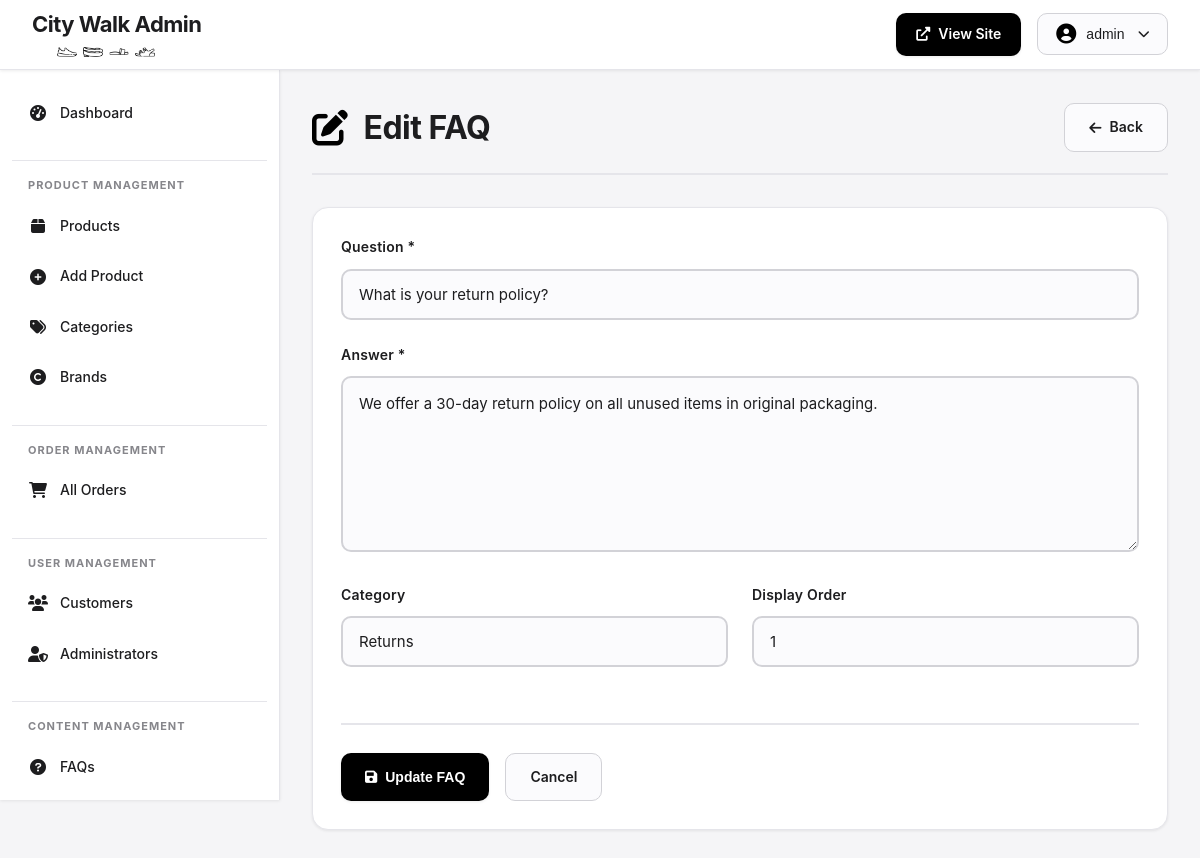
The page /admin/edit-faq.php?id=1 (signed in) on the database its author committed.
### tables this page shows
CREATE TABLE faqs (
    faq_id INT PRIMARY KEY AUTO_INCREMENT,
    question TEXT NOT NULL,
    answer TEXT NOT NULL,
    category VARCHAR(50),
    display_order INT DEFAULT 0,
    is_active BOOLEAN DEFAULT TRUE,
    created_at TIMESTAMP DEFAULT CURRENT_TIMESTAMP,
    updated_at TIMESTAMP DEFAULT CURRENT_TIMESTAMP ON UPDATE CURRENT_TIMESTAMP,
    INDEX idx_category (category),
    INDEX idx_order (display_order)
);

### admin/edit-faq.php (the view, shortened to what this page needs)
<?php
$db = getDB();
$faqId = $_GET['id'] ?? 0;
$stmt = $db->prepare("SELECT * FROM faqs WHERE faq_id = ?");
$stmt->execute([$faqId]);
$faq = $stmt->fetch();
?>
<!DOCTYPE html>
<html lang="en">
<head>
    <link rel="stylesheet" href="../css/admin-styles.css">
    <link rel="stylesheet" href="https://cdnjs.cloudflare.com/ajax/libs/font-awesome/6.0.0/css/all.min.css">
</head>
<body>
    <?php include 'includes/header.php'; ?>
    <?php include 'includes/sidebar.php'; ?>
    <main class="admin-main">
        <div class="admin-container">
            <div class="page-header">
                <h1><i class="fas fa-edit"></i> Edit FAQ</h1>
                <a href="faqs.php" class="btn-secondary"><i class="fas fa-arrow-left"></i> Back</a>
            </div>
            <div class="admin-card">
                <form method="POST" class="admin-form">
                    <div class="form-group">
                        <label>Question *</label>
                        <input type="text" name="question" value="<?php echo htmlspecialchars($faq['question']); ?>" required>
                    </div>
                    <div class="form-group">
                        <label>Answer *</label>
                        <textarea name="answer" rows="6" required><?php echo htmlspecialchars($faq['answer']); ?></textarea>
                    </div>
                    <div class="form-row">
                        <div class="form-group">
                            <label>Category</label>
                            <input type="text" name="category" value="<?php echo htmlspecialchars($faq['category'] ?? ''); ?>" placeholder="General">
                        </div>
                        <div class="form-group">
                            <label>Display Order</label>
                            <input type="number" name="display_order" value="<?php echo $faq['display_order']; ?>">
                        </div>
                    </div>
                    <div class="form-actions">
                        <button type="submit" class="btn-primary-small"><i class="fas fa-save"></i> Update FAQ</button>
                        <a href="faqs.php" class="btn-secondary">Cancel</a>
                    </div>
                </form>
            </div>
        </div>
    </main>
</body>
</html>

### css/admin-styles.css (style rules this page uses)
* { margin: 0; padding: 0; box-sizing: border-box; }
:root { --primary-color: #1d1d1f; --primary-light: #2d2d2f; --accent-color: #000000; --accent-hover: #a50000; --bg-primary: #ffffff; --bg-secondary: #f5f5f7; --bg-tertiary: #fbfbfd; --text-primary: #1d1d1f; --text-secondary: #86868b; --text-tertiary: #6e6e73; --border-light: #d2d2d7; --border-lighter: #e5e5ea; --border-dark: #86868b; --success: #34C759; --warning: #FF9500; --error: #FF3B30; --info: #007AFF; --shadow-sm: 0 1px 3px rgba(0, 0, 0, 0.08); --shadow-md: 0 4px 6px rgba(0, 0, 0, 0.1); --shadow-lg: 0 10px 15px rgba(0, 0, 0, 0.1); --shadow-xl: 0 20px 25px rgba(0, 0, 0, 0.15); --transition-fast: 0.15s ease; --transition-normal: 0.3s ease; --transition-slow: 0.5s ease; }
body { font-family: -apple-system, BlinkMacSystemFont, 'Poppins', 'Segoe UI', Roboto, Oxygen, Ubuntu, Cantarell, sans-serif; background: var(--bg-secondary); color: var(--text-primary); line-height: 1.6; overflow-x: hidden; }
.admin-main { margin-left: 280px; margin-top: 70px; min-height: calc(100vh - 70px); padding: 32px; }
.admin-container { max-width: 1400px; margin: 0 auto; }
.page-header { display: flex; justify-content: space-between; align-items: center; margin-bottom: 32px; padding-bottom: 20px; border-bottom: 2px solid var(--border-lighter); }
.page-header h1 { font-size: 32px; font-weight: 700; color: var(--text-primary); display: flex; align-items: center; gap: 16px; letter-spacing: -0.5px; }
.page-header h1 i { color: var(--accent-color); font-size: 36px; }
.admin-card { background: var(--bg-primary); border-radius: 16px; box-shadow: var(--shadow-sm); padding: 28px; margin-bottom: 28px; border: 1px solid var(--border-lighter); transition: var(--transition-normal); }
.btn-primary-small { display: inline-flex; align-items: center; gap: 8px; padding: 12px 24px; background: var(--accent-color); color: #fff; text-decoration: none; border: none; border-radius: 10px; font-size: 14px; font-weight: 600; cursor: pointer; transition: var(--transition-normal); box-shadow: var(--shadow-sm); }
.btn-secondary { display: inline-flex; align-items: center; gap: 8px; padding: 12px 24px; background: var(--bg-tertiary); color: var(--text-primary); text-decoration: none; border: 1px solid var(--border-light); border-radius: 10px; font-size: 14px; font-weight: 600; cursor: pointer; transition: var(--transition-normal); }
.admin-form { max-width: 900px; }
.form-row { display: grid; grid-template-columns: repeat(auto-fit, minmax(280px, 1fr)); gap: 24px; margin-bottom: 24px; }
.form-group { margin-bottom: 24px; }
.form-group label { display: block; margin-bottom: 10px; font-size: 14px; font-weight: 600; color: var(--text-primary); letter-spacing: 0.2px; }
.form-group input[type="text"], .form-group input[type="number"], .form-group input[type="email"], .form-group select, .form-group textarea { width: 100%; padding: 14px 16px; border: 2px solid var(--border-light); border-radius: 10px; font-size: 15px; font-family: inherit; color: var(--text-primary); background: var(--bg-tertiary); transition: var(--transition-normal); }
.form-group textarea { resize: vertical; min-height: 120px; line-height: 1.6; }
.form-actions { display: flex; gap: 16px; margin-top: 32px; padding-top: 28px; border-top: 2px solid var(--border-lighter); }
.admin-card, .stat-card, .alert { animation: fadeIn 0.5s ease; }
html { scroll-behavior: smooth; }

### rows shown on the page
faqs: question "What is your return policy?", answer "We offer a 30-day return policy on all unused items in original packaging.", category "Returns", display_order "1"

### other values the page prints
$_SESSION['username'] "admin"
